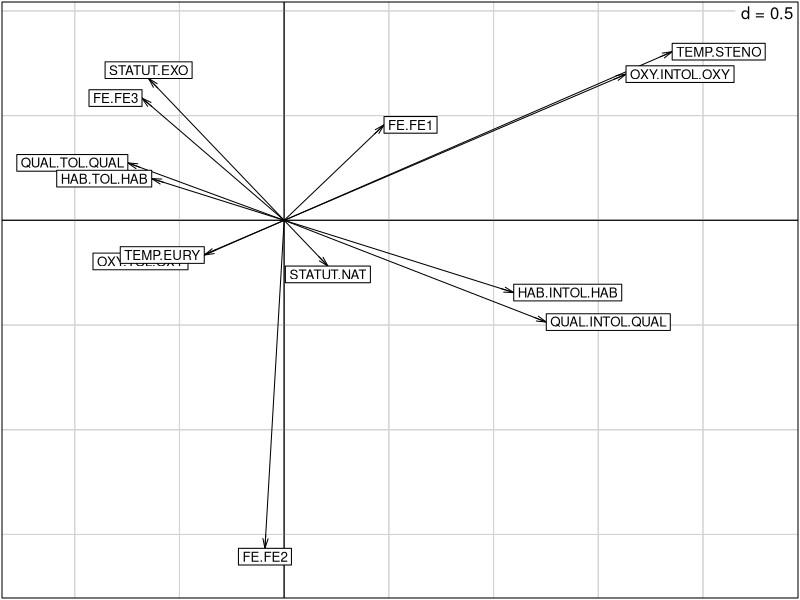
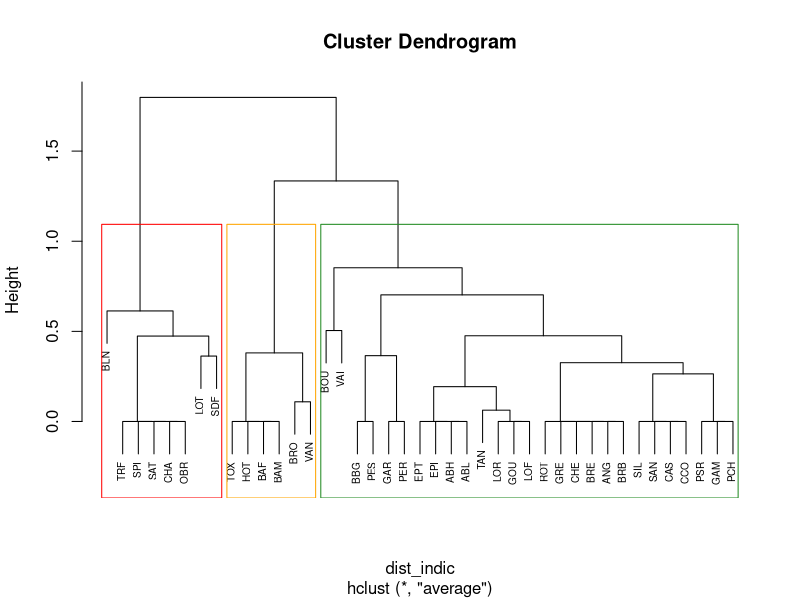
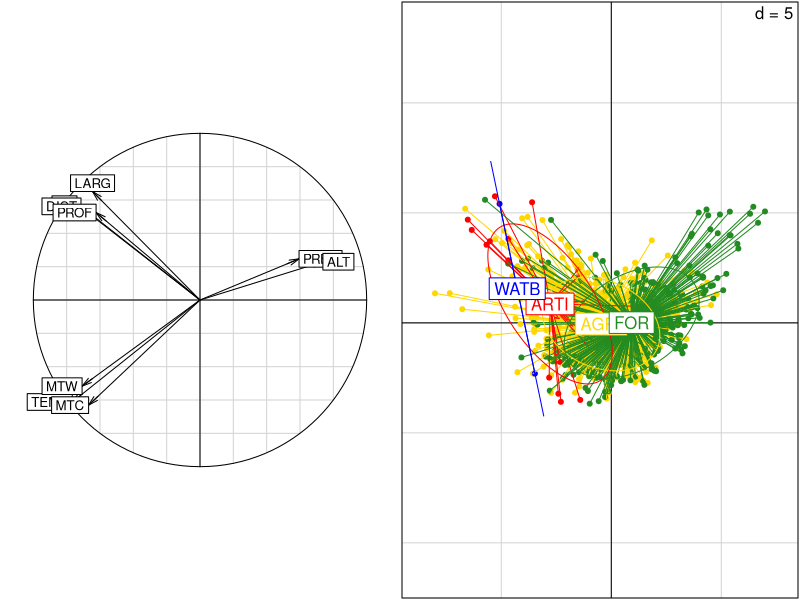
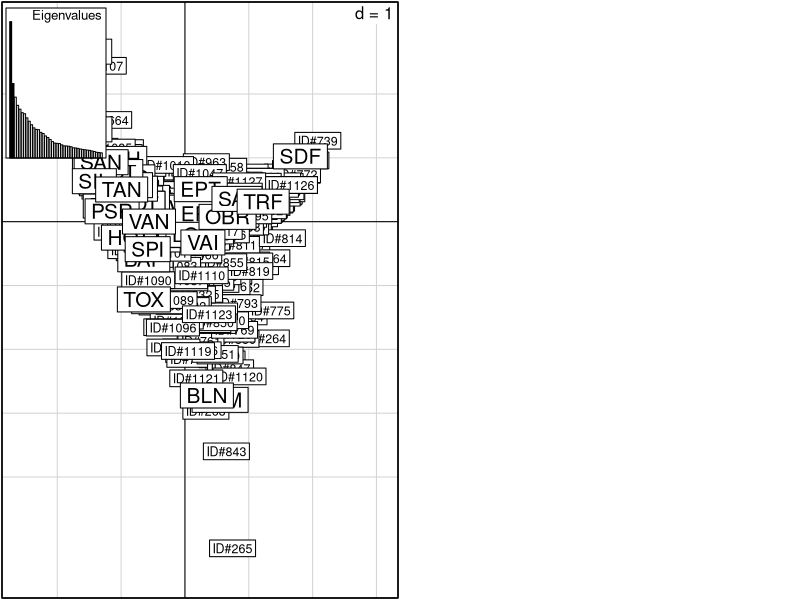
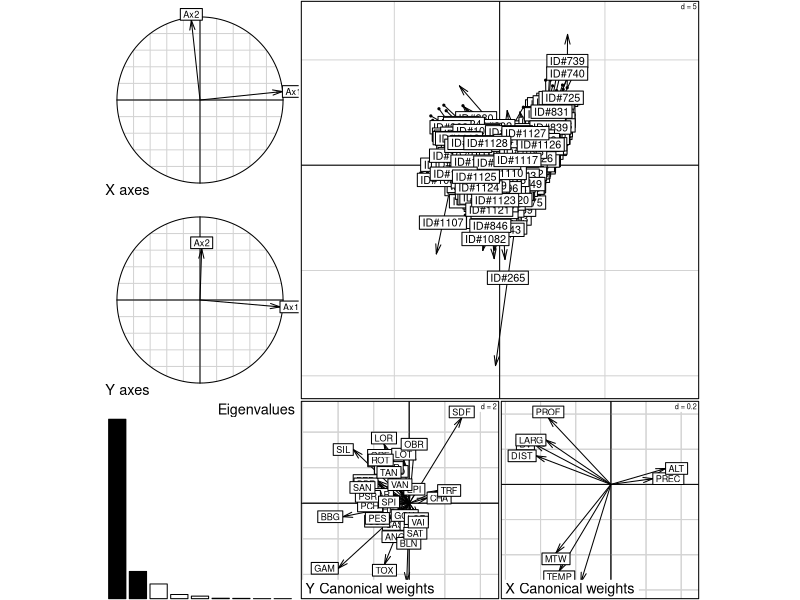
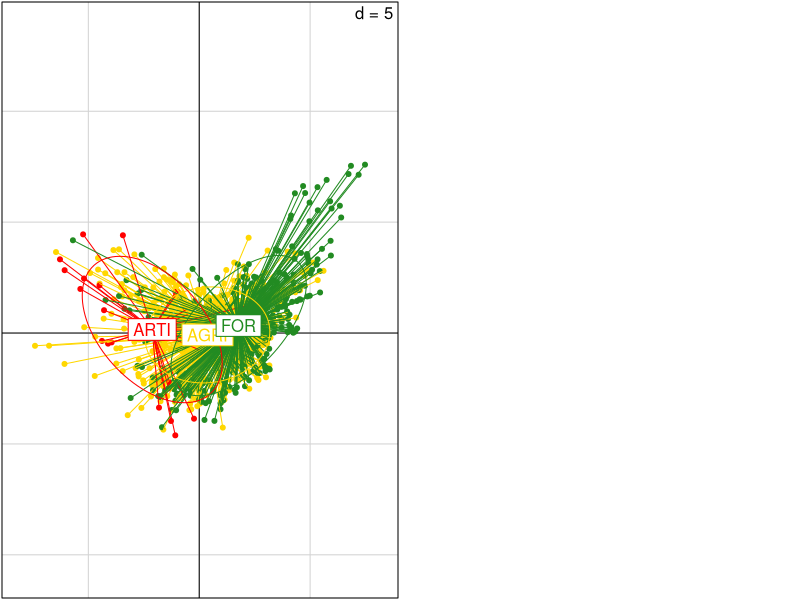
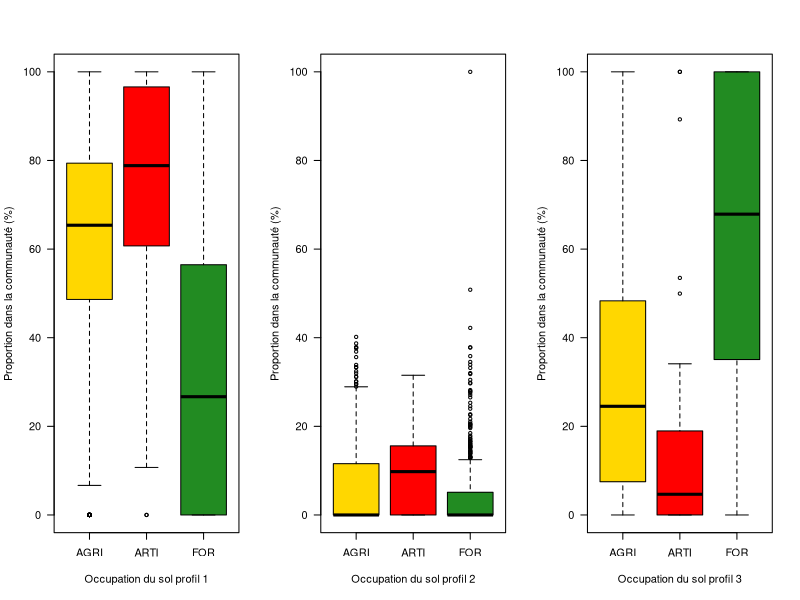
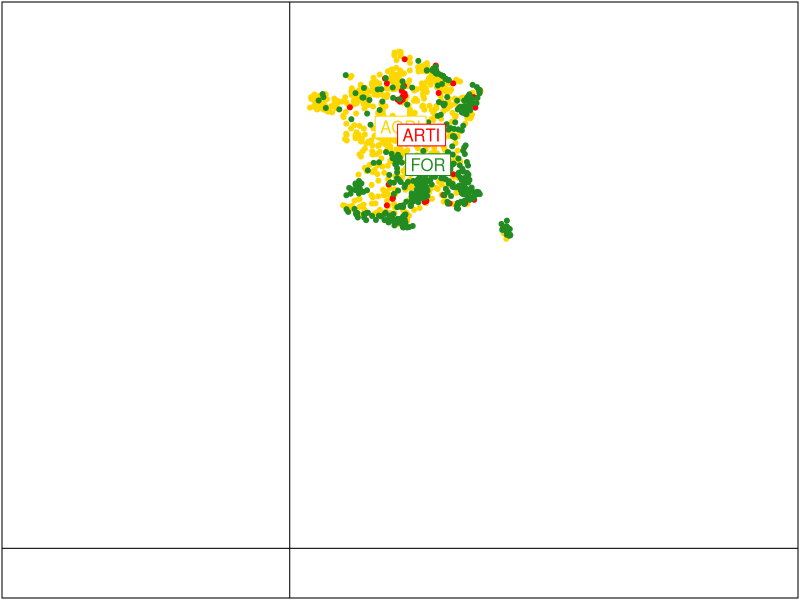

The R script that drew these images, in order:
# Comment l'anthropisation des cours d'eau influence-t-elle les traits et la composition des poissons ?

# H1: Les espèces généralistes ont plus de succés que les spécialistes
# H2: Les espèces gagnantes ont des strategies r.
# H3: 

library(ade4)


##################### Préparation des données ##################
env= read.csv('env.csv', header = TRUE,  sep = ';',  stringsAsFactors = FALSE, row.names = 1)
sp= read.csv('sp.csv', header = TRUE,  sep = ';',  stringsAsFactors = FALSE, row.names = 1)
traits= read.csv('traits.csv', header = TRUE,  sep = ';',  stringsAsFactors = FALSE, row.names = 1)

env 
sp 
traits 

env <- env[rownames(sp), ]

str(traits)
traits_indic=  traits[, c("FE","QUAL", "HAB", "OXY", "TEMP", "STATUT")]
traits_indic <- as.data.frame(lapply(traits_indic, as.factor))


env_quant <- env[, c("TEMP", "MTC", "MTW", "PREC", "BV", "DIST", "ALT", "LARG", "PROF")]
env_quant$BV   <- log(env_quant$BV + 1)
env_quant$DIST <- log(env_quant$DIST + 1)
env_quant$ALT  <- log(env_quant$ALT + 1)
env_quant$LARG <- log(env_quant$LARG + 1)
env_quant$PROF <- log(env_quant$PROF + 1)


sp = log(sp + 1)

##################### Ségrégration des espèces  ##################


acm_indic <- dudi.acm(traits_indic, scannf = FALSE, nf = 2)
s.arrow(acm_indic$co, clabel = 0.8)  

dist_indic <- dist(acm_indic$li)
classif_indic <- hclust(dist_indic, method = "average") # à verifier avec d'autres méthodes de classification hiérarchique
traits$Profil <- as.factor(cutree(classif_indic, k = 3)) # 3 pour gagnants / perdants / intermédiaires

plot(classif_indic, labels = rownames(traits), cex = 0.6)
rect.hclust(classif_indic, k = 3, border = c("red", "orange", "forestgreen"))
       

######################### ACP environnementale  ##################

acp_env = dudi.pca(env_quant, center = TRUE, scale = TRUE, scannf = FALSE, nf = 2)
sum(acp_env$eig[1:2]/sum(acp_env$eig)*100) 

par(mfrow = c(1, 2))

s.corcircle(acp_env$co, xax = 1, yax = 2, clabel = 0.8)

s.class(acp_env$li, fac = as.factor(env$OS), 
        col = c("gold", "red", "forestgreen", "blue"),cstar = 1,cellipse = 1.5, axesell = FALSE, clabel = 1)

######################## AFC avec les espèces  ##################

afc_sp = dudi.coa(sp, scannf = FALSE, nf = 2)

scatter(afc_sp)
inertia.dudi(afc_sp)

########################## Coinertie entre les espèces et les variables environnementales  ##################

acp_pond = dudi.pca(env_quant, row.w = afc_sp$lw, center = TRUE, scale = TRUE, scannf = FALSE, nf = 2)
coiner_syndorme= coinertia(acp_pond, afc_sp, scannf = FALSE, nf = 2)

randtest(coiner_syndorme, nrepet = 999)

plot(coiner_syndorme)

##################### Réponse à H1 : Les espèces généralistes ont plus de succès que les spécialistes  ##################

# on dégage WATB et tout en facteur
filtre_OS <- env$OS != "WATB"
OS_propre <- droplevels(as.factor(env$OS[filtre_OS]))

# On fait une matrice profil en fct d'esp
matrice_sp_os <- model.matrix(~ 0 + Profil, data = traits)

#matric entre esp et os
profils_os <- as.data.frame(as.matrix(sp) %*% matrice_sp_os)

#  tout en porcentage
prop_profils <- (profils_os / rowSums(profils_os)) * 100 

# le df utiles pour les plot
data_boxplot <- data.frame(OS = OS_propre, prop_profils[filtre_OS, ])



# on refait un plot de coiner sans WATB
coord_coia <- coiner_syndorme$lX[filtre_OS, ]
s.class(coord_coia, fac = OS_propre, 
        col = c("gold", "red", "forestgreen"), 
        cstar = 1, cellipse = 1.5, axesell = FALSE, clabel = 1)



# les plots de boxplot pour les profils

par(mfrow = c(1,3))
boxplot(Profil1 ~ OS, data = data_boxplot, 
        col = c("gold", "red", "forestgreen"),
        ylab = "Proportion dans la communauté (%)", 
        xlab = "Occupation du sol profil 1",
        las = 1)

boxplot(Profil2 ~ OS, data = data_boxplot, 
        col = c("gold", "red", "forestgreen"),
        ylab = "Proportion dans la communauté (%)", 
        xlab = "Occupation du sol profil 2",
        las = 1)

boxplot(Profil3 ~ OS, data = data_boxplot, 
        col = c("gold", "red", "forestgreen"),
        ylab = "Proportion dans la communauté (%)", 
        xlab = "Occupation du sol profil 3",
        las = 1)
par(mfrow = c(1,1))


############### la carto pcq c'est joliiiiii ##########

xy <- env[filtre_OS, c("X", "Y")]

s.class(xy, fac = OS_propre, 
        col = c("gold", "red", "forestgreen"),
        cstar = 0, cellipse = 0, axesell = FALSE, grid = FALSE)


par(mfrow = c(1, 3))
s.value(xy, data_boxplot$Profil1, 
        grid = FALSE,
        csize = 0.5) 

s.value(xy, data_boxplot$Profil2, 
        grid = FALSE,
        csize = 0.5) 
    
s.value(xy, data_boxplot$Profil3, 
        grid = FALSE,
        csize = 0.5) 

par(mfrow = c(1, 1))


library(ggplot2)

# Création de la carte épurée
ggplot(data.frame(x = xy$X, y = xy$Y, OS = OS_propre), aes(x = x, y = y, color = OS)) +
  geom_point(size = 3, alpha = 0.8) + # Points légèrement plus gros pour compenser l'absence d'axes
  scale_color_manual(values = c("gold", "red", "forestgreen")) + 
  coord_fixed() + # Très important pour ne pas déformer la géographie
  theme_void() +  # Supprime TOUT (axes, fond, grille, texte)
  theme(
    legend.position = "right",
    legend.title = element_text(face = "bold"),
    plot.title = element_text(hjust = 0.5, face = "bold", margin = margin(b = 10))
  ) +
  labs(title = "Structure spatiale de l'occupation du sol",
       color = "Type d'OS")
